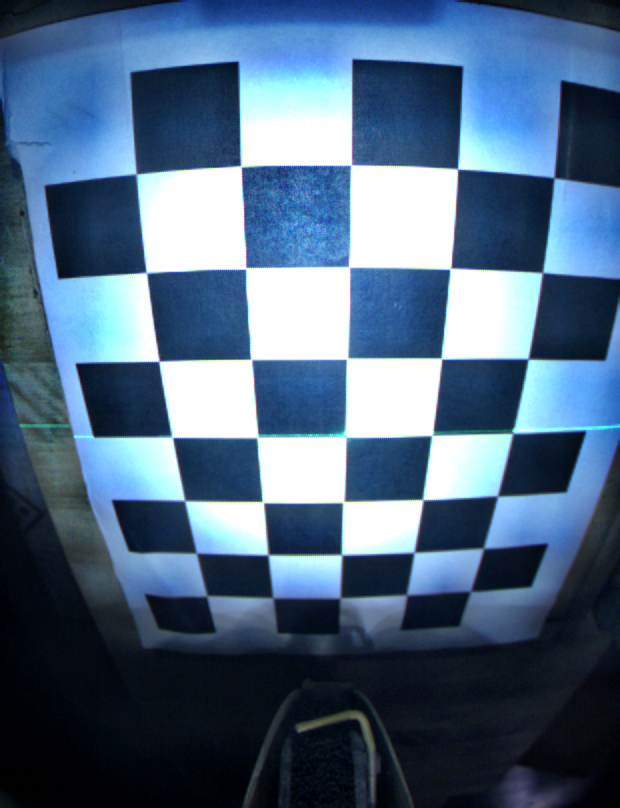
#> input picture CameraClibration/Images/image_sensorid_1_frame_43345_ts_1663090740.5094.png, 620 x 808 px; its folder holds only this picture in this run
$ python CalibrationAppend.py
#> lines starting #> are read from the running program, lines starting #| are printed output that depends on the picture
import cv2
import numpy as np
import glob
from matplotlib import pyplot as plt
import pathlib as pt
import pandas as pd
import scipy.io as sio

from sklearn.preprocessing import PolynomialFeatures
from sklearn.linear_model import LinearRegression

ground_truth = 30
fig_show = False
# Defining the dimensions of checkerboard
CHECKERBOARD = (5, 7)

data = sio.loadmat('data.mat')
#> (reads CameraClibration/data.mat from the repository)
mtx, dist, rvecs, tvecs = data['camera_matrix'], data['dist_coeff'], data['rvecs'], data['tvecs']

# ---------------------------- Typing Font infomration -----------------------
# font
font = cv2.FONT_HERSHEY_SIMPLEX
fontScale = 0.5
color = (255, 0, 0)
thickness = 1

inver_chess = CHECKERBOARD[::-1]
criteria = (cv2.TERM_CRITERIA_EPS + cv2.TERM_CRITERIA_MAX_ITER, 30, 0.001)

# Extracting path of individual image stored in a given directory
images = glob.glob(r'D:\Furrow Vision\PythonProject_Furrow\CameraClibration\Images\*.png')

data_x = []
data_y = []
for fname in images:
    name = pt.Path(fname)
    img = cv2.imread(fname)
#> img is the input picture: shape (808, 620, 3); mean B, G, R 129.2, 103, 78.1
    h, w = img.shape[:2]
#> h = 808; w = 620
    newcameramtx, roi = cv2.getOptimalNewCameraMatrix(mtx, dist, (w, h), 1, (w, h))
#> roi = (133, 121, 408, 451)

    # undistort
    mapx, mapy = cv2.initUndistortRectifyMap(mtx, dist, None, newcameramtx, (w, h), 5)
    dst = cv2.remap(img, mapx, mapy, cv2.INTER_LINEAR)
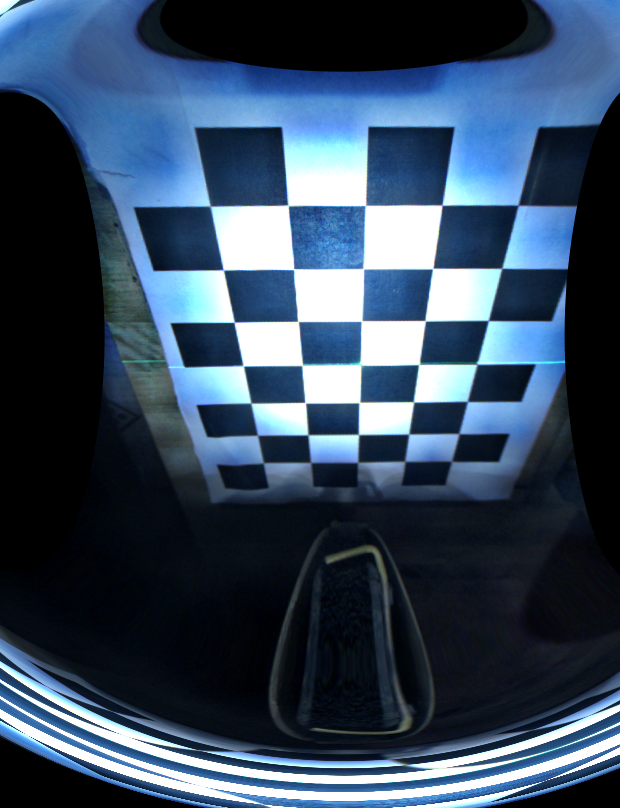
#> dst: shape (808, 620, 3); mean B, G, R 93.5, 72.2, 53.4
    # crop the image
    x, y, w, h = roi
#> x = 133; y = 121; w = 408; h = 451
    dst = dst[y:y + h, x:x + w]
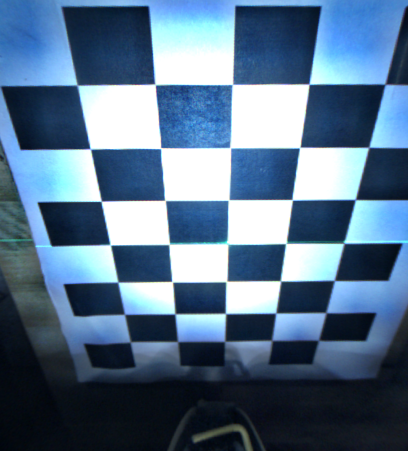
#> dst: shape (451, 408, 3); mean B, G, R 139.2, 113.2, 87

    img = dst
    gray = cv2.cvtColor(img, cv2.COLOR_BGR2GRAY)
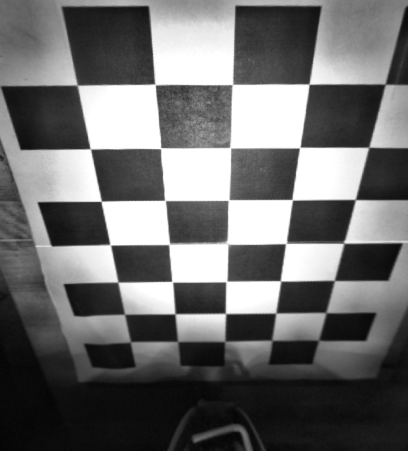
#> gray: shape (451, 408); min 4, max 255, mean 108.4
    # Find the chess board corners
    # If desired number of corners are found in the image then ret = true
    ret, corners = cv2.findChessboardCorners(gray, CHECKERBOARD,
                                             cv2.CALIB_CB_ADAPTIVE_THRESH + cv2.CALIB_CB_FAST_CHECK + cv2.CALIB_CB_NORMALIZE_IMAGE)
#> ret = True; corners = 35 rows, first 8: [318.5, 340.2], [272.7, 341], [223.7, 342], [177.6, 341.5], [129.7, 342.6], [326, 312.6], [275.1, 313.6], [226.1, 313.9]

    """
    If desired number of corner are detected,
    we refine the pixel coordinates and display
    them on the images of checker board
    """
    if ret:
        X, Y = np.zeros(inver_chess, int), np.zeros(inver_chess, int)
        j = -1
        for pos, cor in enumerate(corners):
            x, y = cor.ravel()
            img = cv2.putText(img, str(pos + 1), (int(x), int(y)), font,
                              fontScale, color, thickness, cv2.LINE_AA)

            if pos % CHECKERBOARD[0] == 0:
                j += 1
            X[j][pos % CHECKERBOARD[0]] = x
            Y[j][pos % CHECKERBOARD[0]] = y
#> this loop made 35 passes
#> (x, y) on passes 1 to 12: (318.5, 340.2), (272.7, 341), (223.7, 342), (177.6, 341.5), (129.7, 342.6), (326, 312.6), (275.1, 313.6), (226.1, 313.9), (174.8, 314), (124.4, 314.1), (334.5, 280.4), (280.7, 280.6)
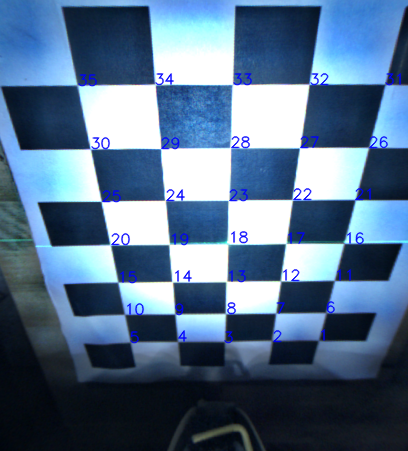
#> img: shape (451, 408, 3); mean B, G, R 140, 111.6, 85.6
#> after the loop, X = [[318, 272, 223, 177, 129], [325, 275, 226, 174, 124], [334, 280, 226, 172, 117], [344, 285, 228, 169, 110], [354, 292, 228, 165, 101], [368, 299, 230, 160, 90], [384, 309, 232, 154, 77]]; Y = [[340, 341, 342, 341, 342], [312, 313, 313, 314, 314], [280, 280, 281, 281, 282], [243, 243, 242, 244, 244], [199, 199, 200, 200, 201], [147, 147, 147, 148, 148], [84, 84, 84, 84, 85]]; j = 6

        for row in range(len(X)):
            y_mean = int(np.median(Y[row]))

            for col in range(X.shape[1] - 1):
                dict_temp = {'X1': X[row][col],
                             'X2': X[row][col + 1],
                             'Y': y_mean,
                             'image_source': name.stem,
                             'diff': abs(X[row][col] - X[row][col + 1]),
                             'ground': ground_truth}
                dict_temp['mmPerPixel'] = ground_truth / dict_temp['diff']
                data_x.append(dict_temp)
#> this loop made 7 passes
#> y_mean on passes 1 to 7: 341, 313, 281, 243, 200, 147, 84
#> after the loop, data_x = 28 items
        for col in range(Y.shape[1]):
            x_mean = int(np.median(X[:, col]))
            y_mean = int(np.median(Y[col]))
            # y_mean = 100
            for row in range(Y.shape[0]-1):
                dict_y = {
                    'Y1': Y[row][col],
                    'Y2': Y[row+1][col],
                    'X': x_mean,
                    'Y': y_mean,
                    'diff': abs(Y[row][col] - Y[row+1][col]),
                    'ground': ground_truth,
                    }
                dict_y['mmPerPixel'] = ground_truth / dict_y['diff']
                data_y.append(dict_y)
#> this loop made 5 passes
#> (x_mean, y_mean) on passes 1 to 5: (344, 341), (285, 313), (228, 281), (169, 243), (110, 200)
#> after the loop, data_y = 30 items
        if fig_show:
            temp_img = cv2.cvtColor(img, cv2.COLOR_BGR2RGB)
            plt.figure(figsize=(10, 10))
            plt.imshow(temp_img)
            plt.show()

df_x = pd.DataFrame(data_x)
#> df_x = table of 28 rows and 7 columns
df_y = pd.DataFrame(data_y)
#> df_y = table of 30 rows and 7 columns
# df.to_excel("Calibration_Data.xlsx")

xx, xy = df_x['Y'], df_x['mmPerPixel']

yx, yy = df_y['Y'], df_y['mmPerPixel']
# # create scatter plot
# plt.scatter(x, y)
#
# # calculate equation for trend-line
# z = np.polyfit(x, y, 2)
# p = np.poly1d(z)
#
# # add trend-line to plot
# plt.plot(x, p(x))
#
# plt.show()

poly = PolynomialFeatures(degree=4)
x_re = xx.values.reshape((-1, 1))
#> x_re = 28 values, max 341 at index 0, min 84 at index 24, mean 229.9
X_poly = poly.fit_transform(x_re)
#> X_poly = 28 rows, first 6: [1, 341, 116281, 39651821, 1.35e+10], [1, 341, 116281, 39651821, 1.35e+10], [1, 341, 116281, 39651821, 1.35e+10], [1, 341, 116281, 39651821, 1.35e+10], [1, 313, 97969, 30664297, 9.6e+09], [1, 313, 97969, 30664297, 9.6e+09]
poly.fit(X_poly, xy)
lin2 = LinearRegression()
lin2.fit(X_poly, xy)

# Visualising the Polynomial Regression results
plt.scatter(x_re, xy, color='blue')

plt.plot(x_re, lin2.predict(poly.fit_transform(x_re)), color='red')
plt.title('X Polynomial Regression')
plt.xlabel('Y position')
plt.ylabel('mmPerPixel')

plt.show()
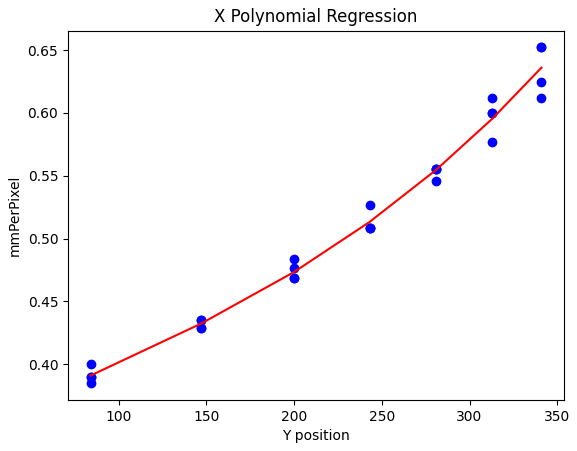
#> figure drawn by matplotlib, 1 panel
# ------------
poly = PolynomialFeatures(degree=4)
y_re = yx.values.reshape((-1, 1))
#> y_re = 30 values, max 341 at index 0, min 200 at index 24, mean 275.6
Y_poly = poly.fit_transform(y_re)
#> Y_poly = 30 rows, first 6: [1, 341, 116281, 39651821, 1.35e+10], [1, 341, 116281, 39651821, 1.35e+10], [1, 341, 116281, 39651821, 1.35e+10], [1, 341, 116281, 39651821, 1.35e+10], [1, 341, 116281, 39651821, 1.35e+10], [1, 341, 116281, 39651821, 1.35e+10]
poly.fit(Y_poly, yy)
lin2 = LinearRegression()
lin2.fit(Y_poly, yy)

# Visualising the Polynomial Regression results
plt.scatter(y_re, yy, color='blue')

plt.plot(y_re, lin2.predict(poly.fit_transform(y_re)), color='red')
plt.title('Y Polynomial Regression')
plt.xlabel('X position')
plt.ylabel('mmPerPixel')

plt.show()
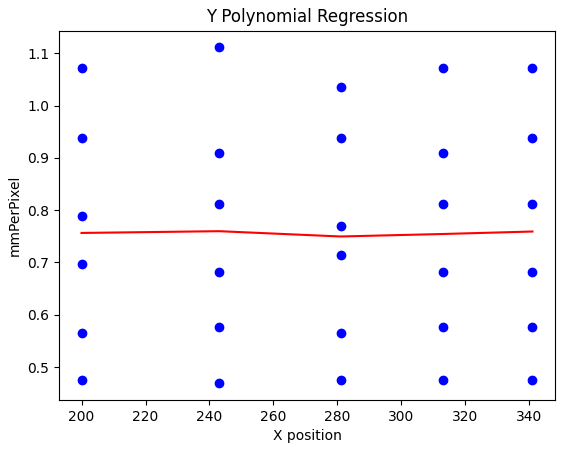
#> figure drawn by matplotlib, 1 panel


# [8 lines of commented-out code are left out]
